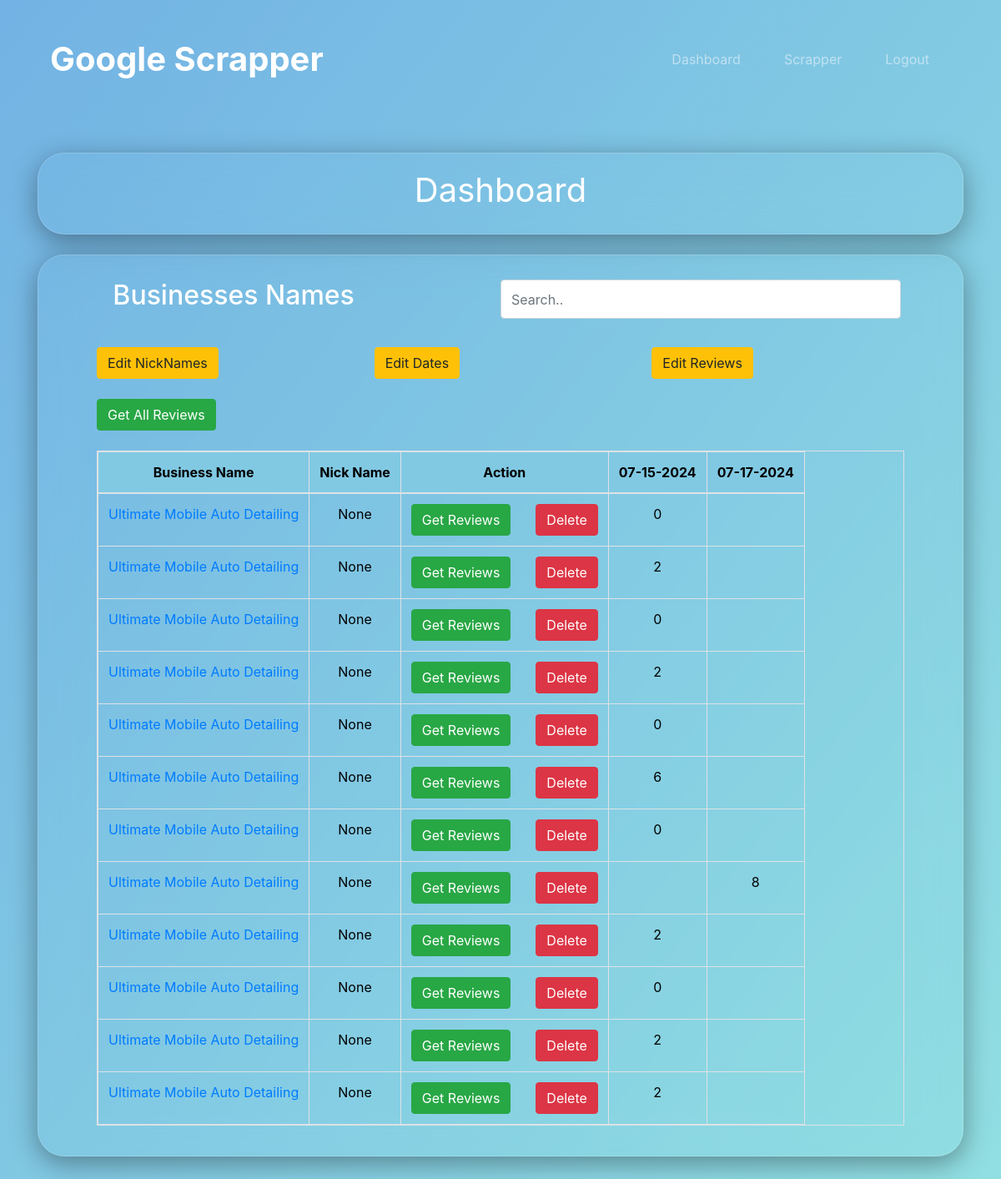
The page /home (signed in) on the database as committed earlier.
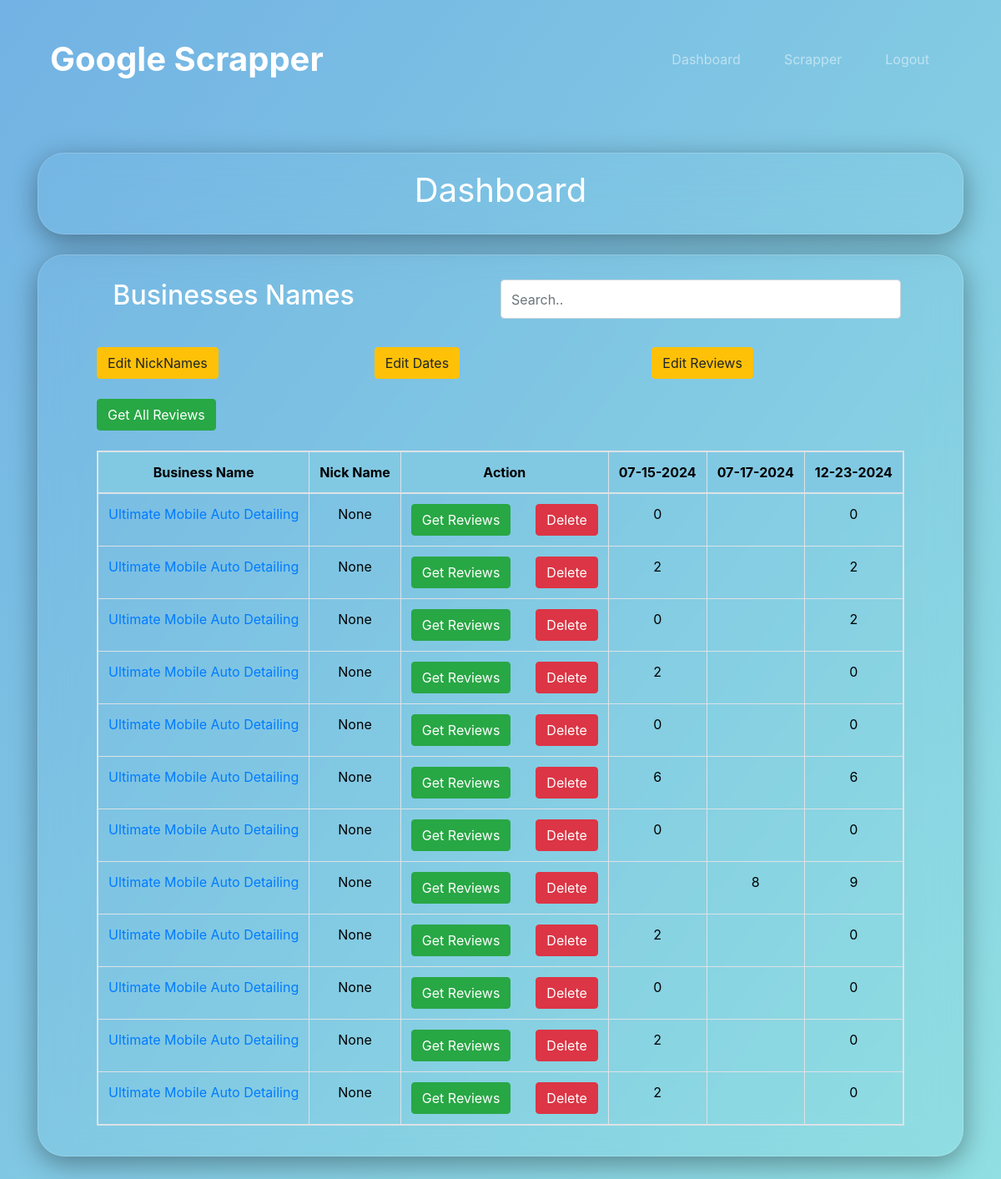
The same page on the database as committed later.
### market/models.py (models this page shows)
class ScrapeData(db.Model):
    from datetime import datetime
    import pytz
    new_york_date = datetime.now(pytz.timezone('America/New_York')).date()
    id = db.Column(db.Integer(), primary_key=True)
    BusinessName = db.Column(db.String())
    NickName = db.Column(db.String())
    URL = db.Column(db.String(), nullable = False)
    Date = db.Column(db.Date(), nullable = False, default = new_york_date)
    ReviewsCount = db.Column(db.Integer(), default = 0)

### market/routes.py (the view, shortened to what this page needs)
@app.route('/', methods = ['GET', 'POST'])
@app.route('/home', methods = ['GET', 'POST'])
@login_required
def home_page():
    from datetime import datetime
    import pytz
    new_york_date = datetime.now(pytz.timezone('America/New_York')).date()
    import datetime
    if request.method == 'GET':
        print(new_york_date)
        items = ScrapeData.query.all()
        urlOfBusinesses = set(result.URL for result in items)
        dates = sorted(set(result.Date for result in items))
        review_count_dict = {business: [''] * len(dates) for business in urlOfBusinesses}
        for item in items:
            urls = item.URL
            date_index = dates.index(item.Date)
            review_count_dict[urls][date_index] = item.ReviewsCount
        cols = ScrapeData.__table__.columns.keys()
        businesses_reviews_dates = {
        (ScrapeData.query.filter_by(URL = url).first().BusinessName,ScrapeData.query.filter_by(URL = url).first().URL, ScrapeData.query.filter_by(URL = url).first().NickName): zip(review_count_dict[url], dates) for url in urlOfBusinesses
        }
        return render_template('home.html', items = items, dates = dates, cols = cols, reviewList = review_count_dict, businesses_reviews_dates = businesses_reviews_dates)

### market/models.py (called while the page is built)
@login_manager.user_loader
def load_user(user_id):
    return User.query.get(int(user_id))

### market/templates/home.html (shortened to what this page needs)
{% extends 'base.html' %}
{% block content %}
<br><br>
<div class="container">
  <div class="glass" style="text-align: center; color: white;">
    <h1 class="display-6 font-weight-normal">Dashboard</h1>
  </div>
  <br>
<div class="glass">
<div style="color:white; background-color:transparent; margin-top: 0%;">
  <div>
      <form name="reviewForm" method="post">
      <div>
        <div class="row" style="padding: 1% 2%;">
          <h2 class = "col-6">Businesses Names</h2>
          <input class="form-control col-6" id="myInput" type="text" placeholder="Search..">
      </div>
      <br>
      <div class="row">
        <div class="col" id = "editNickNames">
          <button class="btn btn-warning" type="button" onclick="editNickNames()">Edit NickNames</button>
          </div>
        <div class="col" id = "editDates">
        <button class="btn btn-warning" type="button" onclick="editDates()">Edit Dates</button>
        </div>
        <div class="col" id = "editReviews">
          <button class="btn btn-warning" type="button" onclick="editReviews()">Edit Reviews</button>
        </div>
      </div>
      <br>
      <div class="row">
        <div class="col" id = 'getReviews'>
          <a href="{{ url_for('get_reviews') }}" class="btn btn-success">Get All Reviews</a>
        </div>
      </div>
      <br>
      <div class = "table-container">
        <table class = "table table-bordered table-hover table-transparent table-responsive" style="text-align: center; color: black;">
          <thead>
            <tr style="position: sticky; top: 0; background-color: #81c9e3;">
              <th>
                Business Name
              </th>
              <th>
                Nick Name
              </th>
              <th>
                Action
              </th>
              {% for date in dates %}
              <th>
                <div class="row">
                  <div class="col" data-original-date="{{ date }}">
                    {{ date.strftime('%m-%d-%Y') }}
                  </div>
                </div>
              </th>
              {% endfor %}
            </tr>
          </thead>
          <tbody id = "tables">
            {% for business, reviews_dates in businesses_reviews_dates.items() %}
            <tr>
              <td><a href="{{ business[1] }}" target="_blank">{{ business[0] }}</a></td>
              <td data-business="{{ business[1] }}">{{ business[2] }}</td>
              <td>
                <div class="row">
                  <div class="col">
                    <button type="submit" name = "business" class="btn btn-success" onclick="document.getElementById('actionType').value = 'getBusiness';" value="{{ business[1] }}">Get Reviews</button>
                  </div>
                  <div class="col"><button type="submit" name = "business" class="btn btn-danger" onclick="document.getElementById('actionType').value = 'delBusiness';" value="{{ business[1] }}">Delete</button></div>
                </div>
              </td>
              {% for review, date in reviews_dates %}
                <td data-business="{{ business[1] }}" data-date="{{ date }}">{{ review }}</td>
              {% endfor %}
            </tr>
            {% endfor %}
          </tbody>
        </table>
      </div>
  </div>
  </form>
</div>
</div>
</div>
{% endblock %}

### market/templates/base.html (shortened to what this page needs)
<!doctype html>
<html lang="en">
<head>
  <link rel="stylesheet" href="{{ url_for('static', filename='css/bootstrap.min.css') }}">
  <link rel="stylesheet" href="{{ url_for('static', filename='main.css')}}">
</head>
<body>
  <section id="title">
    <div class="container-fluid">
      <nav class="navbar navbar-expand-lg navbar-dark">
        <a class="navbar-brand" href="{{ url_for('home_page') }}">Google Scrapper</a>
        <div class="collapse navbar-collapse" id="navbarToggler">
          <ul class="navbar-nav ml-auto">
            {% if current_user.is_authenticated %}
            <li class="nav-item">
              <a class="nav-link" href="{{ url_for('home_page') }}">Dashboard</a>
            </li>
            <li class="nav-item">
              <a class="nav-link" href="{{url_for('form_page')}}">Scrapper</a>
            </li>
            <li class="nav-item">
              <a class="nav-link" href="{{ url_for('logout_page') }}">Logout</a>
            </li>
            {% else %}
            <li class="nav-item">
              <a class="nav-link" href="{{url_for('login_page')}}">Login</a>
            </li>
            {%endif%}
          </ul>
        </div>
      </nav>
    </div>
  </section>
  <div class = "mid-sec", style="flex: 1;">
  {% block content %}
  {% endblock %}
</div>
</body>
<br><br>
</html>

### market/static/main.css (style rules this page uses)
body { background: linear-gradient(to bottom right, #72b2e4, #92e1e2); color: black; min-height: 100vh; display:flex; flex-direction:column; }
.glass { background: linear-gradient(135deg, rba(255,255,255,0.1)x, rgba(255,255,255,0)); -webkit-backdrop-filter: blur(20px); backdrop-filter: blur(20px); box-shadow: 0 8px 32px 0 rgba(0,0,0,0.37); border: 1px solid rgba(255,255,255,0.18); border-radius: 32px; padding: 20px 70px 20px; }
.container-fluid { padding: 3% 5% 0%; }
.navbar { padding: 0 0 1.8rem; }
.navbar-brand { font-size: 2.5rem; font-weight: bold; }
.nav-item { padding: 0 18px; color: rgb(207, 207, 207); }

Rows that differ between the two databases and show on the page:
added ScrapeData: strftime "12-23-2024"
Other text that changed with them:
new list line: "None"
list line gone: "None"
new list line: "0"
new list line: "2"
new list line: "6"
new list line: "9"
